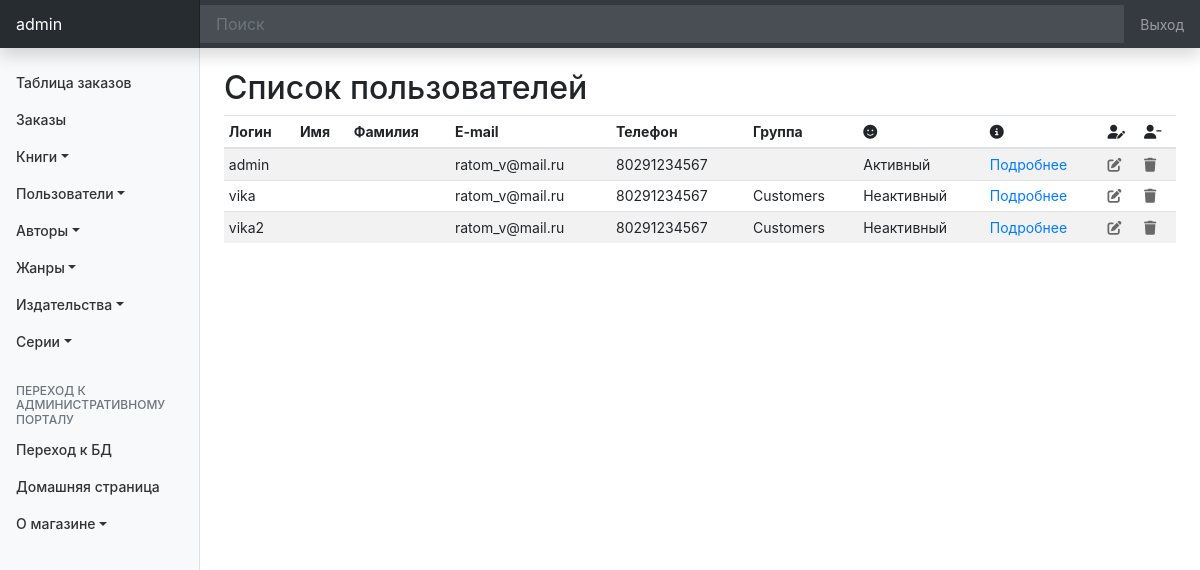
The page /customer/list/ (signed in) on the database as committed earlier.
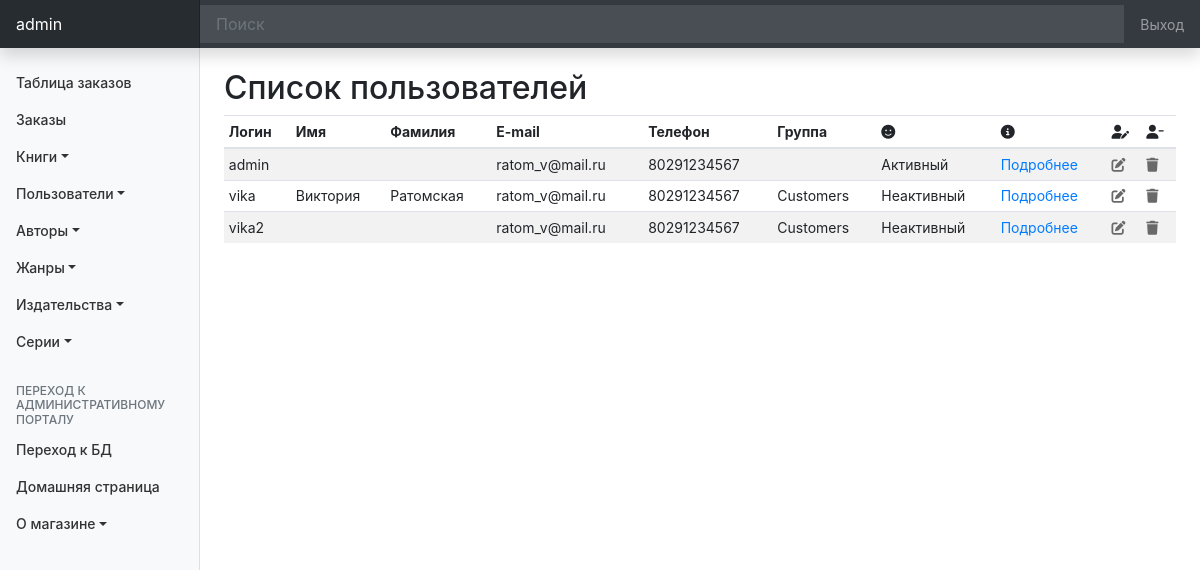
The same page on the database as committed later.
### customers/models.py (models this page shows, shortened)
class Customer(models.Model):
    user = models.OneToOneField(
        User,
        on_delete=models.PROTECT,
    )
    code_phone = models.SmallIntegerField(
        verbose_name='Код номера',
        choices=((8029, '(029)'),(8033, '(033)'),(8044, '(044)'),(8017, '(017)')),
    )
    phone = models.PositiveIntegerField(
        verbose_name='Телефон',
        help_text='7 цифр',
    )
    country = models.CharField(
        verbose_name='Страна',
        max_length= 100,
        null=True,
        blank=True,
    )
    city = models.CharField(
        verbose_name='Город',
        max_length= 100,
        null=True,
        blank=True,
    )
    index = models.PositiveSmallIntegerField(
        verbose_name='Почтовый индекс',
        null=True,
        blank=True,
    )
    address_1 = models.CharField(
        verbose_name='Адрес 1',
        max_length= 200,
        null=True,
        blank=True,
    )
    address_2 = models.CharField(
        verbose_name='Адрес 2',
        max_length= 200,
        null=True,
        blank=True,
    )
    group = models.OneToOneField(
        Group,
        verbose_name='Группа',
        on_delete=models.PROTECT,
        null=True,
        blank=True,
    )
    class Meta:
        ordering = ['user']
        verbose_name = 'Пользователь'
        verbose_name_plural = 'Пользователи'

### customers/views.py (the view)
# urls.py: path('list/', CustomerList.as_view(), name='list'),
class CustomerList(LoginRequiredMixin, ListView):
    template_name = 'customer/list_customer.html'
    model = Customer
    form_class = CustomerForm
    paginate_by = 20

### customers/templates/customer/list_customer.html (shortened to what this page needs)
{% extends 'base_admin.html' %}
{% block body %}
    {% include "top_menu_admin.html" %}
    <br>
    <h2 id="list-customer">Список пользователей</h2>
    <div class="table-responsive">
        <table class="table table-striped table-sm">
            <thead>
                <tr>
                <th>Логин</th>
                <th>Имя</th>
                <th>Фамилия</th>
                <th>E-mail</th>
                <th>Телефон</th>
                <th>Группа</th>
                <th><i class="fas fa-smile"></i></th>
                <th><i class="fas fa-info-circle"></i></th>
                <th><i class="fas fa-user-edit"></i></th>
                <th><i class="fas fa-user-minus"></i></th>
                </tr>
            </thead>
            <tbody>
                {% for customer in object_list %}
                    <tr>
                        <td>{{ customer.user.username }}</td>
                        <td>{{ customer.user.first_name }}</td>
                        <td>{{ customer.user.last_name }}</td>
                        <td>{{ customer.user.email }}</td>
                        <td>{{ customer.code_phone }}{{ customer.phone }}</td>
                        <td>
                            {% if customer.user.groups.all|length == 1 %}
                                {{ customer.user.groups.all.0.name }}
                            {% else %}
                                {% for group in customer.user.groups.all %}
                                    {{ group.name }}
                                {% endfor %}
                            {% endif %}
                        </td>
                        <td>
                            {% if customer.user.is_active %}
                                Активный
                            {% else %}
                                Неактивный
                            {% endif %}
                        </td>
                        <td><a href="{% url 'customer:detail' customer.pk %}" title="подробнее">Подробнее</a></td>
                        <td><a href="{% url 'customer:updatemainadmin' customer.pk %}" title="редактировать"><i style="color:#696969" class="fas fa-edit"></i></a></td>
                        <td><a href="{% url 'customer:delete' customer.pk %}" title="удалить"><i style="color:#696969" class="fas fa-trash"></i></a></td>
                    </tr>
                {% endfor %}
            </tbody>
        </table>
        <br>
    </div>
{% endblock body %}

Rows that differ between the two databases and show on the page:
changed Customer "vika": user.first_name (not shown) → "Виктория"; user.last_name (not shown) → "Ратомская"
